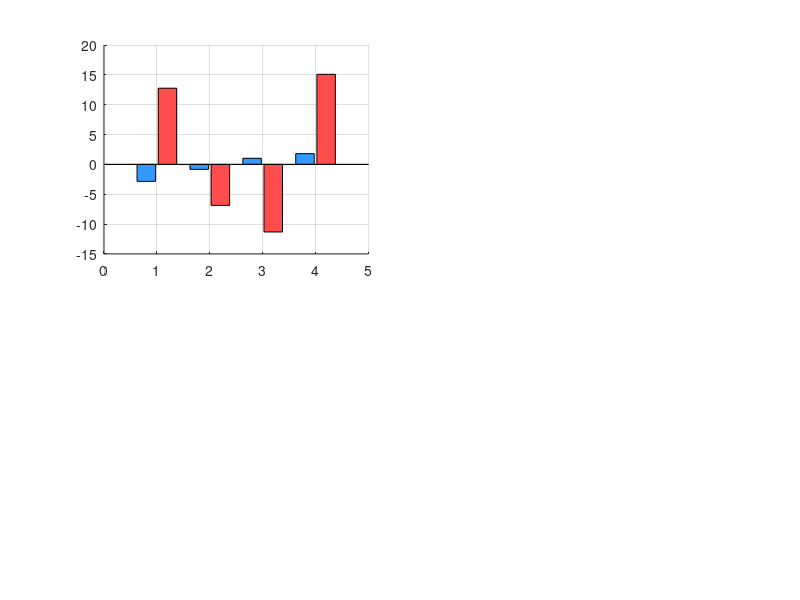

Recreate this plot in MATLAB. (Note: this script raises an error after producing the figure.)
clear; clc; close all;

c        = 299792458;
mu       = 3.986005e14;
omega_e  = 7.2921151467e-5;
a_WGS84  = 6378137.0;
e2_WGS84 = 0.00669437999014;
R_earth  = 6371000;
f_L1     = 1575.42e6;

sqrtA_all     = [5153.796875,   5153.648438,   5153.712500,   5153.534375];
e_all         = [0.012182890,   0.008470726,   0.010057926,   0.015032959];
M0_all        = [1.227827499,   0.543872416,  -0.827400219,   2.153971023];
omega_all     = [0.926460011,  -1.124567893,   2.341872109,  -0.782341209];
i0_all        = [0.962716670,   0.958431287,   0.961234567,   0.963218734];
Omega0_all    = [-1.626979270, -0.834512670,   1.234098765,  -2.345671230];
Delta_n_all   = [4.41219e-9,    4.23156e-9,    4.56234e-9,    4.12345e-9];
Omega_dot_all = [-8.17207e-9,  -8.09823e-9,   -8.23145e-9,  -8.11234e-9];
i_dot_all     = [-4.33177e-10, -4.12340e-10,  -4.56123e-10, -4.23456e-10];
Cuc_all = [3.39746e-7,  -2.14577e-7,   1.23456e-7,  -3.45678e-7];
Cus_all = [2.75671e-6,   3.12456e-6,  -1.98765e-6,   2.56789e-6];
Crc_all = [258.375,      245.125,       267.875,       251.500];
Crs_all = [-59.375,      -48.250,       -71.125,       -55.875];
Cic_all = [-1.11759e-7,  -9.87654e-8,   1.23456e-8,  -2.34567e-7];
Cis_all = [-7.45058e-9,   8.34521e-9,  -6.78901e-9,   9.12345e-9];
toe = 388800;

n_sat   = 4;
sat_pos = zeros(3, n_sat);
sat_vel = zeros(3, n_sat);

for i = 1:n_sat
    sqrtA     = sqrtA_all(i);
    e         = e_all(i);
    M0        = M0_all(i);
    omega     = omega_all(i);
    i0        = i0_all(i);
    Omega0    = Omega0_all(i);
    Delta_n   = Delta_n_all(i);
    Omega_dot = Omega_dot_all(i);
    i_dot     = i_dot_all(i);
    Cuc = Cuc_all(i); Cus = Cus_all(i);
    Crc = Crc_all(i); Crs = Crs_all(i);
    Cic = Cic_all(i); Cis = Cis_all(i);

    A  = sqrtA^2;
    n0 = sqrt(mu / A^3);
    n  = n0 + Delta_n;

    for dt_small = [0, 1]
        tk = (toe + dt_small*1) - toe;

        Mk = mod(M0 + n*tk, 2*pi);
        Ek = Mk;
        for m = 1:20
            Ek_new = Mk + e*sin(Ek);
            if abs(Ek_new - Ek) < 1e-12, Ek = Ek_new; break; end
            Ek = Ek_new;
        end

        sin_vk = sqrt(1-e^2)*sin(Ek) / (1 - e*cos(Ek));
        cos_vk = (cos(Ek) - e)       / (1 - e*cos(Ek));
        vk     = atan2(sin_vk, cos_vk);
        phi_k  = vk + omega;

        delta_u = Cus*sin(2*phi_k) + Cuc*cos(2*phi_k);
        delta_r = Crs*sin(2*phi_k) + Crc*cos(2*phi_k);
        delta_i = Cis*sin(2*phi_k) + Cic*cos(2*phi_k);

        uk = phi_k + delta_u;
        rk = A*(1 - e*cos(Ek)) + delta_r;
        ik = i0 + i_dot*tk + delta_i;

        xk_orb = rk * cos(uk);
        yk_orb = rk * sin(uk);
        Omega_k = Omega0 + (Omega_dot - omega_e)*tk - omega_e*toe;

        xs = xk_orb*cos(Omega_k) - yk_orb*cos(ik)*sin(Omega_k);
        ys = xk_orb*sin(Omega_k) + yk_orb*cos(ik)*cos(Omega_k);
        zs = yk_orb*sin(ik);

        if dt_small == 0
            sat_pos(:,i) = [xs; ys; zs];
        else
            sat_vel(:,i) = ([xs;ys;zs] - sat_pos(:,i)) / 1.0;
        end
    end
end

lat_true = 13.08 * pi/180;
lon_true = 80.27 * pi/180;
h_true   = 10.0;
N_true   = a_WGS84 / sqrt(1 - e2_WGS84*sin(lat_true)^2);
X_true   = (N_true + h_true) * cos(lat_true) * cos(lon_true);
Y_true   = (N_true + h_true) * cos(lat_true) * sin(lon_true);
Z_true   = (N_true*(1-e2_WGS84) + h_true) * sin(lat_true);
r_true   = [X_true; Y_true; Z_true];

R_ENU2ECEF = [-sin(lon_true),              cos(lon_true),             0;
              -sin(lat_true)*cos(lon_true), -sin(lat_true)*sin(lon_true), cos(lat_true);
               cos(lat_true)*cos(lon_true),  cos(lat_true)*sin(lon_true), sin(lat_true)];

dt_r_true  = 1.0e-3;
ddt_r_true = 0.1e-6;
sigma_PR   = 3.0;

rho_true   = zeros(n_sat,1);
rho_dot    = zeros(n_sat,1);
fD         = zeros(n_sat,1);
PR_nodop   = zeros(n_sat,1);
PR_withdop = zeros(n_sat,1);

delta_t_proc = 0.02;

for i = 1:n_sat
    diff        = sat_pos(:,i) - r_true;
    rho_true(i) = norm(diff);
    e_LOS       = diff / rho_true(i);

    rho_dot(i) = dot(e_LOS, sat_vel(:,i));

    fD(i) = -(f_L1/c) * (rho_dot(i) + c*ddt_r_true);

    PR_nodop(i)   = rho_true(i) + c*dt_r_true + sigma_PR*randn();

    doppler_bias  = rho_dot(i) * delta_t_proc;
    PR_withdop(i) = rho_true(i) + c*dt_r_true + doppler_bias + sigma_PR*randn();
end

function [pos_est, err_hist] = solve_pos(PR, sat_pos, r_true, c)
    x_est  = [0;0;0];
    dt_est = 0;
    n      = size(sat_pos,2);
    err_hist = [];
    for iter = 1:20
        H = zeros(n,4);
        b = zeros(n,1);
        for i = 1:n
            diff    = sat_pos(:,i) - x_est;
            rho_est = norm(diff);
            b(i)    = PR(i) - (rho_est + c*dt_est);
            H(i,:)  = [-diff(1)/rho_est,-diff(2)/rho_est,-diff(3)/rho_est,1];
        end
        dx     = (H'*H)\(H'*b);
        x_est  = x_est  + dx(1:3);
        dt_est = dt_est + dx(4)/c;
        err_hist(end+1) = norm(x_est - r_true);
        if norm(dx(1:3)) < 1e-6, break; end
    end
    pos_est = x_est;
end

[pos_nodop,   err_nodop]   = solve_pos(PR_nodop,   sat_pos, r_true, c);
[pos_withdop, err_withdop] = solve_pos(PR_withdop, sat_pos, r_true, c);

err_ENU_nodop   = R_ENU2ECEF' * (pos_nodop   - r_true);
err_ENU_withdop = R_ENU2ECEF' * (pos_withdop - r_true);

fprintf('Without Doppler effect:\n');
fprintf('  3D error = %.4f m\n', norm(pos_nodop - r_true));
fprintf('  ENU: E=%.3f  N=%.3f  U=%.3f m\n\n', err_ENU_nodop);

fprintf('With Doppler effect (%.0f ms processing delay):\n', delta_t_proc*1000);
fprintf('  3D error = %.4f m\n', norm(pos_withdop - r_true));
fprintf('  ENU: E=%.3f  N=%.3f  U=%.3f m\n\n', err_ENU_withdop);

fprintf('Doppler shift per satellite:\n');
for i = 1:n_sat
    fprintf('  PRN%d: range_rate=%.2f m/s  fD=%.2f Hz  bias=%.3f m\n', ...
        i, rho_dot(i), fD(i), rho_dot(i)*delta_t_proc);
end

figure('Position',[100,100,1200,900]);

subplot(2,2,1);
hold on; grid on;
bar_x = (1:n_sat) - 0.2;
bar(bar_x, PR_nodop   - (rho_true + c*dt_r_true), 0.35, 'FaceColor',[0.2,0.6,1.0]);
bar_x2 = (1:n_sat) + 0.2;
bar(bar_x2, PR_withdop - (rho_true + c*dt_r_true), 0.35, 'FaceColor',[1.0,0.3,0.3]);
yline(0,'k-','LineWidth',1.5);
set(gca,'XTick',1:n_sat,'XTickLabel',{'PRN1','PRN2','PRN3','PRN4'});
ylabel('Pseudorange Error (m)');
title('PR Error: Without vs With Doppler Effect');
legend('No Doppler','With Doppler','Location','best');

subplot(2,2,2);
hold on; grid on;
plot(1:length(err_nodop),   err_nodop,   'b-o','LineWidth',2,'MarkerFaceColor','b');
plot(1:length(err_withdop), err_withdop, 'r-o','LineWidth',2,'MarkerFaceColor','r');
xlabel('Iteration');
ylabel('3D Position Error (m)');
title('Convergence: Without vs With Doppler');
legend('No Doppler','With Doppler','Location','best');
set(gca,'YScale','log');

subplot(2,2,3);
hold on; grid on;
bar(1:n_sat, rho_dot, 'FaceColor',[0.3,0.7,0.3]);
for i = 1:n_sat
    text(i, rho_dot(i)+sign(rho_dot(i))*5, ...
         sprintf('%.1f Hz\n%.2f m', fD(i), rho_dot(i)*delta_t_proc), ...
         'HorizontalAlignment','center','FontSize',8);
end
set(gca,'XTick',1:n_sat,'XTickLabel',{'PRN1','PRN2','PRN3','PRN4'});
ylabel('Range Rate (m/s)');
title(sprintf('Doppler Range Rate and Bias (\\Deltat=%.0fms)',delta_t_proc*1000));
grid on;
yline(0,'k-','LineWidth',1);

subplot(2,2,4);
hold on; grid on;
components = {'East','North','Up'};
x_pos = [1,2,3];
bar(x_pos - 0.2, err_ENU_nodop,   0.35, 'FaceColor',[0.2,0.6,1.0]);
bar(x_pos + 0.2, err_ENU_withdop, 0.35, 'FaceColor',[1.0,0.3,0.3]);
yline(0,'k-','LineWidth',1.5);
set(gca,'XTick',1:3,'XTickLabel',components);
ylabel('Position Error (m)');
title(sprintf('ENU Error — No Doppler: %.2fm vs With Doppler: %.2fm', ...
    norm(err_ENU_nodop), norm(err_ENU_withdop)));
legend('No Doppler','With Doppler','Location','best');
grid on;

sgtitle('Effect of Doppler Shift on GPS Receiver Position','FontSize',13,'FontWeight','bold');
